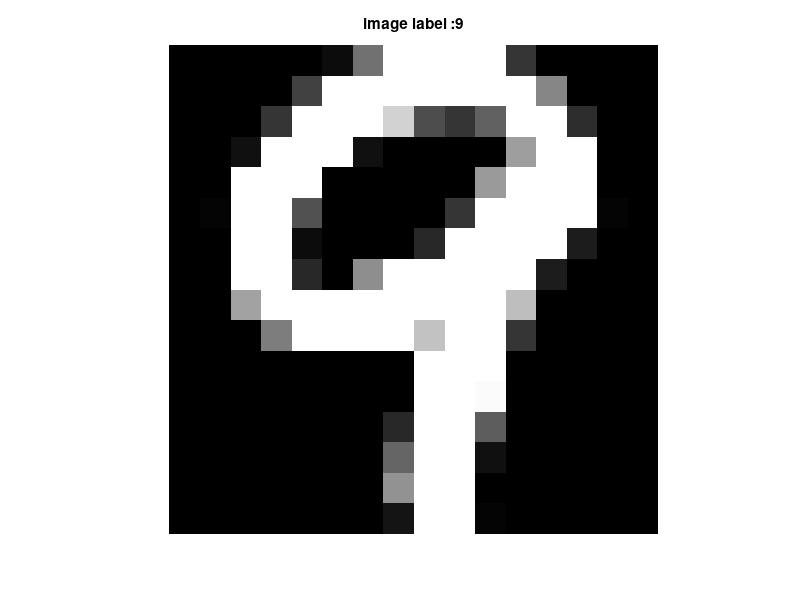
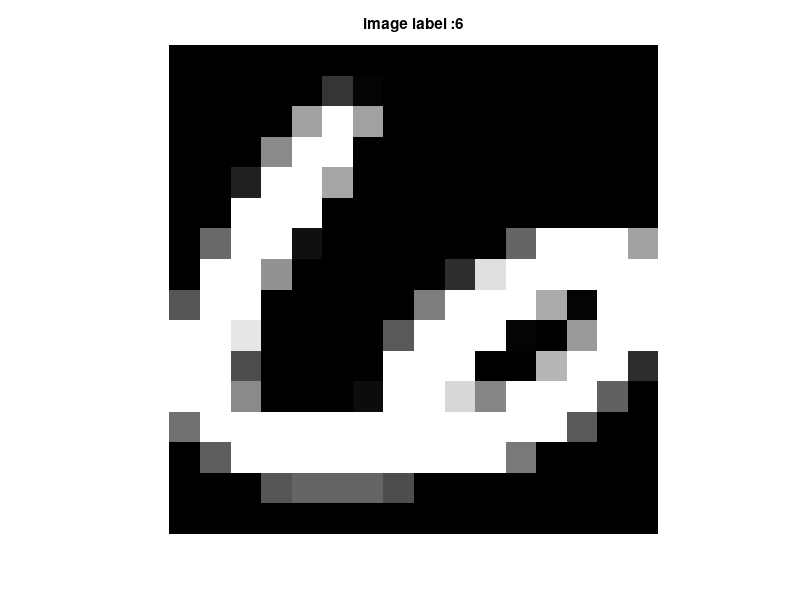
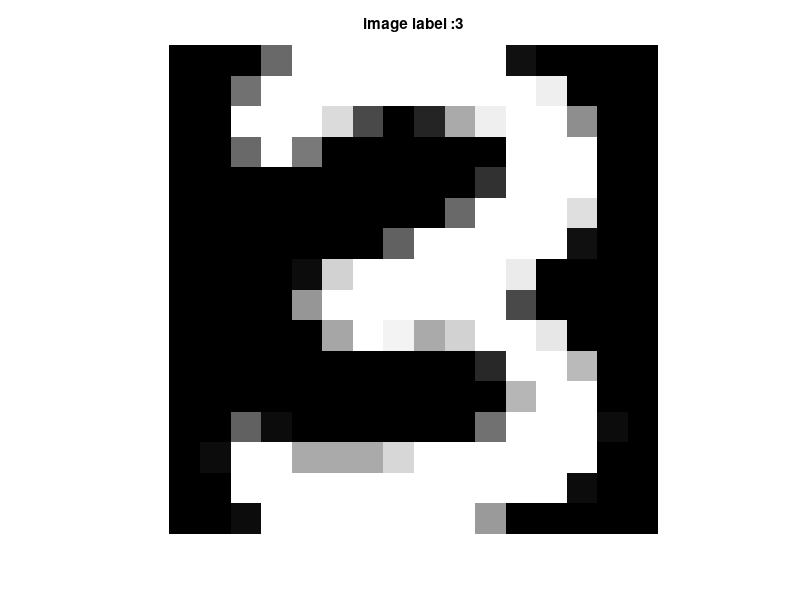
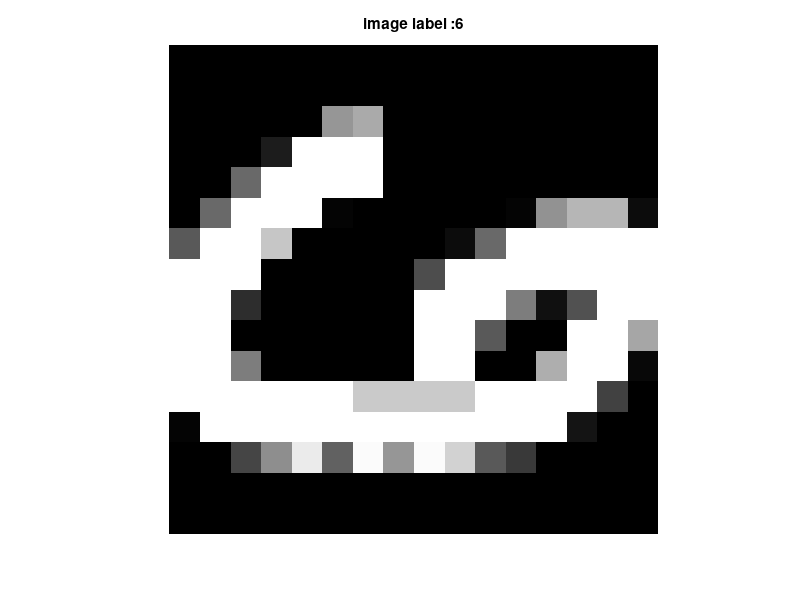

MATLAB code to generate these figures, in order: (Note: this script raises an error after producing the figures.)
clear all;
close all;


DataOption=1;

if DataOption==1
  usps=load('usps.mat'); 
  % Reorganize to be consistent with the face database.
  images=usps.x; % each row is an 16 by 16 image
  for i=1:size(images,1)
    ima=reshape(images(i,:),16,16)';
    images(i,:)=ima(:);
  end

  %
  
  AllImages=images; % each row is an 16 by 16 image stacked in a 1x256 line vector
  labels=usps.y;
  DimD=16;
  SelectedDigit=3;

  %% Selecting only a subset of the images
  imagesIndex=find(labels==SelectedDigit); 
  imagesOneDigit=AllImages(imagesIndex,:);  

  % displaying some images 
  for i=1:5
    image=reshape(AllImages(i,:),DimD,DimD); %reshape the image to display it
    figure;
    imshow(image)
    title(strcat('image label :',num2str(labels(i))));
  end

  % Alternatively display a list of images as a single image
  DisplayListImage(AllImages(1:5,:),DimD,DimD,1,5);

end

if DataOption==2

  %% Loading and displaying a face
   yalefaces=load('Subset1YaleFaces.mat');
   images=yalefaces.X; %each row is a 50x50 image
   labels=yalefaces.Y;
   DimD=50;
   image=reshape(images(1,:),DimD,DimD);
   figure;
   imshow(image/255) % displaying and normalizing because imshow assumes values are between 0 and 1
   title('example of a face');

  %% Load the same faces
  data= load('SameFace.mat');
  SameFaceImages=data.images;

end

%Notice : the images are stacked in row in the above datasets

%%%%% Process Digit once the functions have been defined
Process=1;

if Process==1 
  Mdim=10;
  %% PCA decomposition
  [Lambda,U,meanX]=MyPCA(imagesOneDigit);

  %% Plot eigenvalues, including normalized cumulative
  plot_eigenvalues(Lambda);

  %% Projection matrix comprising only the Mdim first eigenvectors
  P=U(:,1:Mdim);

  % Recover the coordinates of each vector in the lower manifold of dimension Mdim.
  Y=PCAProjection(imagesOneDigit,meanX,P);

  % Reconstruct input images 
  ReconstructedImages=PCAReconstruction(Y,meanX,P);

  % Display 10 first images and their reconstruction below it
  Ntodisplay=10;
  todisplay=imagesOneDigit(1:Ntodisplay,:)
  todisplay=[todisplay;ReconstructedImages(1:Ntodisplay,:)]
  DisplayListImage(todisplay,DimD,DimD,2,Ntodisplay);
  

end

%% Probabilistic PCA code

showPPCA = 1;

if showPPCA == 1
  Mdim=10;
  % Extract Projection vectors + eigenvalues
  [Muppca,Wppca,Sigma2ppca]=MyPPCA(imagesOneDigit,Mdim);

  % Generative process - synthesize Nsynt images
  Nsynt=12;
  DigitSamples=PpcaGenerateSample(Muppca,Wppca,Sigma2ppca,Nsynt);
  
  % Visualize them as a row of images
  DisplayListImage(DigitSamples,DimD,DimD,1,Nsynt);

  % Apply Ppca even under missing values
  % size of square used for corruption
  NbData=min(800,size(imagesOneDigit,1));
  sizeSquareCor=6;


  PPCAWithMissingValues=0;

  if PPCAWithMissingValues==1

    % Corrupt input images
    corrupteddigits=CorruptImages(imagesOneDigit(1:NbData,:),DimD,DimD,sizeSquareCor);
 
    % solve for PPCA, including reconstructed values
    [imagerecons,ProjectionVect,ProjectedCoord,MeanX]=PpcaMissingValues(corrupteddigits,Mdim);

    % visualize on top of each other original data, corrupted data, reconstructed data
    Nsynt=12;
    IndexVisualize=1:12;
    % first original data
    DataToVisualize=imagesOneDigit(IndexVisualize,:);
    DataToVisualize=[DataToVisualize;corrupteddigits(IndexVisualize,:)];
    DataToVisualize=[DataToVisualize;imagerecons(IndexVisualize,:)];

    DisplayListImage(DataToVisualize,DimD,DimD,3,Nsynt);

  end

end


